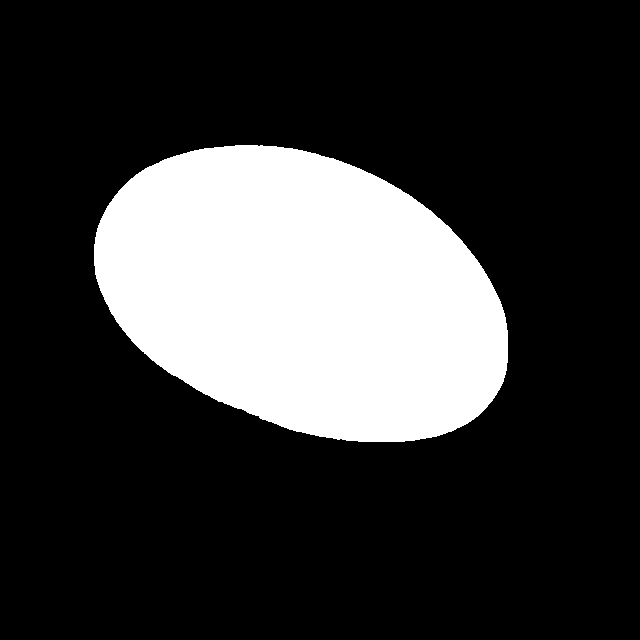
#> input picture TASK 1/masks/not_damaged_101_jpg.rf.479d12a2b41a5ec6d718dcdabd14b0c9_egg_1.png, 640 x 640 px
$ python -i 25_task2_experiment_05.py   (imports and definitions only)
#> lines starting #> are read from the running program, lines starting #| are printed output that depends on the picture; after the words box and inside, x2 and y2 are one past the last pixel; in counts of white or black regions, pixels touching at a corner belong together
#> further down, picture is the input picture: shape (640, 640, 3); 22.5% white; 1 white region, box (x1, y1, x2, y2) and area: (94, 145, 508, 442) 92312
from pathlib import Path
"""
TASK 2 - EXPERIMENT 5
HYBRID REGION + EDGE + GRABCUT + SHAPE SEGMENTATION

Goal:
    Improve upon E1-E4 by combining:
        - Color/brightness region proposals
        - Edge information
        - Classical GrabCut refinement
        - Geometric/shape filtering

IMPORTANT:
    Task 1 masks are used ONLY for evaluation.
    They are never provided to the segmentation algorithm.

Evaluation:
    Development subset only.
    Evaluation set is never processed.

Metrics:
    IoU
    Dice
    Precision
    Recall
"""

import os
import cv2
import numpy as np
import pandas as pd


# ============================================================
# CONFIGURATION
# ============================================================

PROJECT_ROOT = Path(os.environ.get("PROJECT_ROOT", Path(__file__).resolve().parent.parent.parent))

SPLIT_FILE = os.path.join(
    PROJECT_ROOT,
    "dataset_report",
    "final_split_assignments.csv"
)

TASK1_MASK_DIR = os.path.join(
    PROJECT_ROOT,
    "task1_gdino_sam",
    "masks"
)

OUTPUT_ROOT = os.path.join(
    PROJECT_ROOT,
    "task2_experiment_05"
)

VIS_DIR = os.path.join(
    OUTPUT_ROOT,
    "visualizations"
)

MASK_DIR = os.path.join(
    OUTPUT_ROOT,
    "masks"
)

REPORT_DIR = os.path.join(
    OUTPUT_ROOT,
    "reports"
)


# ------------------------------------------------------------
# Run only the same 10 images used for E1-E4 initially
# ------------------------------------------------------------

RUN_LIMIT = 10


# ============================================================
# E5 PARAMETERS
# ============================================================

# ---- E1-style color/region proposal ----

BRIGHT_PERCENTILE = 65
MAX_SATURATION = 100

# ---- Morphological cleanup ----

COLOR_CLOSE_KERNEL = 7
COLOR_OPEN_KERNEL = 5

# ---- Edge detection ----

CANNY_LOW = 50
CANNY_HIGH = 150

EDGE_CLOSE_KERNEL = 7
EDGE_DILATE_KERNEL = 3

# ---- Candidate component ----

MIN_COMPONENT_AREA = 500
MAX_COMPONENTS = 8

# ---- GrabCut ----

GRABCUT_ITERATIONS = 5

# Erosion used to obtain confident foreground
SURE_FOREGROUND_KERNEL = 7

# ---- Shape filtering ----

MIN_FINAL_AREA = 500

MIN_ASPECT_RATIO = 0.35
MAX_ASPECT_RATIO = 3.5

MIN_SOLIDITY = 0.70
MIN_EXTENT = 0.35

MIN_CIRCULARITY = 0.25

# Slight final smoothing
FINAL_CLOSE_KERNEL = 5


# ============================================================
# CREATE DIRECTORIES
# ============================================================

# [7 lines not run here, left out]


# ============================================================
# DATASET SPLIT
# ============================================================

# [166 lines left out: functions get_development_images, load_task1_union_mask, not called in this run]


# ============================================================
# E5 STEP 1
# COLOR / REGION PROPOSAL
# ============================================================

def create_color_proposal(image):
    """
    E1-inspired region proposal.

    Uses:
        HSV brightness
        HSV saturation
        LAB lightness

    This is only a proposal, not the final segmentation.
    """

    hsv = cv2.cvtColor(
        image,
        cv2.COLOR_BGR2HSV
    )
#> hsv: shape (640, 640, 3); mean H, S, V 0, 0, 57.5

    lab = cv2.cvtColor(
        image,
        cv2.COLOR_BGR2LAB
    )
#> lab: shape (640, 640, 3); mean of channels 0, 1, 2 57.5, 128, 128

    H, S, V = cv2.split(hsv)
#> H: shape (640, 640); every value is 0
    L, A, B = cv2.split(lab)
#> A: shape (640, 640); every value is 128

    # Bright pixels
    brightness_threshold = np.percentile(
        V,
        BRIGHT_PERCENTILE
    )
#> brightness_threshold = 0

    bright_mask = (
        V >= brightness_threshold
    ).astype(np.uint8) * 255
#> bright_mask: shape (640, 640); every value is 255

    # Low/moderate saturation
    saturation_mask = (
        S <= MAX_SATURATION
    ).astype(np.uint8) * 255

    # LAB lightness support
    lab_threshold = np.percentile(
        L,
        50
    )
#> lab_threshold = 0

    lab_mask = (
        L >= lab_threshold
    ).astype(np.uint8) * 255

    # Combine region cues
    proposal = cv2.bitwise_and(
        bright_mask,
        saturation_mask
    )

    proposal = cv2.bitwise_and(
        proposal,
        lab_mask
    )

    # Morphological cleanup
    close_kernel = cv2.getStructuringElement(
        cv2.MORPH_ELLIPSE,
        (
            COLOR_CLOSE_KERNEL,
            COLOR_CLOSE_KERNEL
        )
    )

    open_kernel = cv2.getStructuringElement(
        cv2.MORPH_ELLIPSE,
        (
            COLOR_OPEN_KERNEL,
            COLOR_OPEN_KERNEL
        )
    )

    proposal = cv2.morphologyEx(
        proposal,
        cv2.MORPH_CLOSE,
        close_kernel
    )

    proposal = cv2.morphologyEx(
        proposal,
        cv2.MORPH_OPEN,
        open_kernel
    )

    return proposal


# ============================================================
# E5 STEP 2
# EDGE INFORMATION
# ============================================================

def create_edge_map(image):
    """
    Generate an edge map used to understand object boundaries.
    """

    gray = cv2.cvtColor(
        image,
        cv2.COLOR_BGR2GRAY
    )

    # Slight smoothing prevents texture noise
    gray = cv2.GaussianBlur(
        gray,
        (5, 5),
        0
    )

    edges = cv2.Canny(
        gray,
        CANNY_LOW,
        CANNY_HIGH
    )
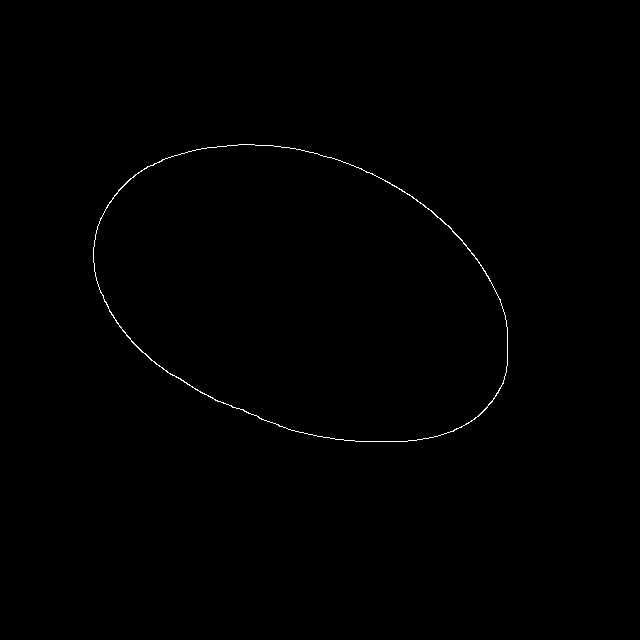
#> edges: shape (640, 640); 0.3% white in thin lines or dots, all inside (x1, y1, x2, y2) = (93, 144, 508, 442)

    close_kernel = cv2.getStructuringElement(
        cv2.MORPH_ELLIPSE,
        (
            EDGE_CLOSE_KERNEL,
            EDGE_CLOSE_KERNEL
        )
    )

    edges = cv2.morphologyEx(
        edges,
        cv2.MORPH_CLOSE,
        close_kernel
    )

    dilate_kernel = cv2.getStructuringElement(
        cv2.MORPH_ELLIPSE,
        (
            EDGE_DILATE_KERNEL,
            EDGE_DILATE_KERNEL
        )
    )

    edges = cv2.dilate(
        edges,
        dilate_kernel,
        iterations=1
    )
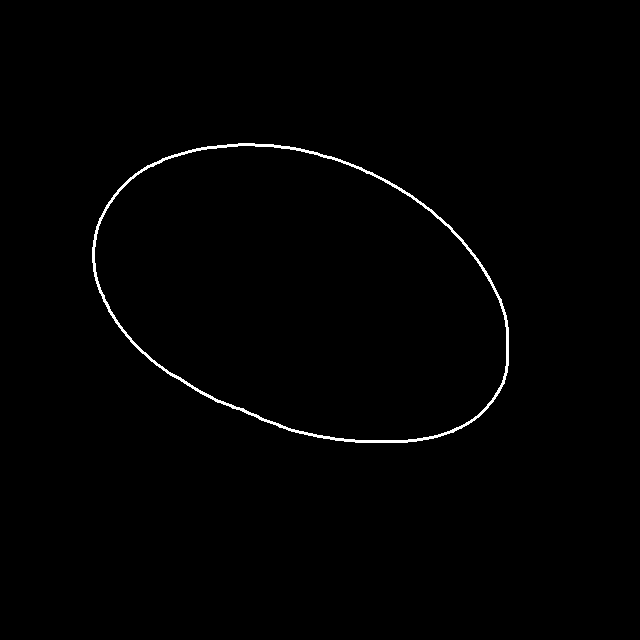
#> edges: shape (640, 640); 0.8% white in thin lines or dots, all inside (x1, y1, x2, y2) = (92, 143, 509, 443)

    return edges


# ============================================================
# E5 STEP 3
# SHAPE FILTER
# ============================================================

def shape_is_egg_like(contour):

    area = cv2.contourArea(contour)

    if area < MIN_FINAL_AREA:
        return False

    x, y, w, h = cv2.boundingRect(contour)

    if h == 0:
        return False

    aspect_ratio = w / float(h)

    if not (
        MIN_ASPECT_RATIO
        <= aspect_ratio
        <= MAX_ASPECT_RATIO
    ):
        return False

    contour_area = area

    hull = cv2.convexHull(contour)

    hull_area = cv2.contourArea(hull)

    if hull_area <= 0:
        return False

    solidity = (
        contour_area /
        float(hull_area)
    )

    if solidity < MIN_SOLIDITY:
        return False

    bounding_area = w * h

    if bounding_area <= 0:
        return False

    extent = (
        contour_area /
        float(bounding_area)
    )

    if extent < MIN_EXTENT:
        return False

    perimeter = cv2.arcLength(
        contour,
        True
    )

    if perimeter <= 0:
        return False

    circularity = (
        4.0 * np.pi * contour_area /
        (perimeter * perimeter)
    )

    if circularity < MIN_CIRCULARITY:
        return False

    return True


# ============================================================
# E5 STEP 4
# GRABCUT REFINEMENT
# ============================================================

def refine_with_grabcut(
    image,
    component_mask,
    edge_map
):
    """
    Refine one candidate region using classical GrabCut.

    No neural model is used.

    Initialization:
        - sure foreground = eroded candidate
        - probable foreground = candidate region
        - probable background = outside candidate
        - sure background = ROI border

    Edge information is used to weaken foreground
    confidence around strong boundaries.
    """

    ys, xs = np.where(
        component_mask > 0
    )

    if len(xs) == 0:
        return np.zeros_like(
            component_mask
        )

    x1 = max(
        0,
        int(xs.min()) - 12
    )

    y1 = max(
        0,
        int(ys.min()) - 12
    )

    x2 = min(
        image.shape[1],
        int(xs.max()) + 13
    )

    y2 = min(
        image.shape[0],
        int(ys.max()) + 13
    )

    roi_image = image[
        y1:y2,
        x1:x2
    ]

    roi_candidate = component_mask[
        y1:y2,
        x1:x2
    ]

    roi_edges = edge_map[
        y1:y2,
        x1:x2
    ]

    if roi_image.size == 0:
        return np.zeros_like(
            component_mask
        )

    # --------------------------------------------------------
    # GrabCut initialization
    # --------------------------------------------------------

    gc_mask = np.full(
        roi_candidate.shape,
        cv2.GC_BGD,
        dtype=np.uint8
    )

    # Candidate = probable foreground
    gc_mask[
        roi_candidate > 0
    ] = cv2.GC_PR_FGD

    # Strong foreground = eroded candidate
    fg_kernel = cv2.getStructuringElement(
        cv2.MORPH_ELLIPSE,
        (
            SURE_FOREGROUND_KERNEL,
            SURE_FOREGROUND_KERNEL
        )
    )

    sure_fg = cv2.erode(
        roi_candidate,
        fg_kernel,
        iterations=1
    )

    gc_mask[
        sure_fg > 0
    ] = cv2.GC_FGD

    # --------------------------------------------------------
    # Use edge information around candidate boundary
    # as probable background.
    # --------------------------------------------------------

    candidate_boundary = cv2.morphologyEx(
        roi_candidate,
        cv2.MORPH_GRADIENT,
        cv2.getStructuringElement(
            cv2.MORPH_ELLIPSE,
            (5, 5)
        )
    )

    boundary_edges = cv2.bitwise_and(
        roi_edges,
        candidate_boundary
    )

    # Only change probable foreground.
    edge_pixels = (
        boundary_edges > 0
    ) & (
        gc_mask == cv2.GC_PR_FGD
    )

    gc_mask[edge_pixels] = cv2.GC_PR_BGD

    # --------------------------------------------------------
    # Protect sure foreground
    # --------------------------------------------------------

    gc_mask[
        sure_fg > 0
    ] = cv2.GC_FGD

    # --------------------------------------------------------
    # Run GrabCut
    # --------------------------------------------------------

    bg_model = np.zeros(
        (1, 65),
        np.float64
    )

    fg_model = np.zeros(
        (1, 65),
        np.float64
    )

    try:

        cv2.grabCut(
            roi_image,
            gc_mask,
            None,
            bg_model,
            fg_model,
            GRABCUT_ITERATIONS,
            cv2.GC_INIT_WITH_MASK
        )

    except cv2.error:

        # If GrabCut fails, return the original
        # candidate instead of crashing.
        result = np.zeros_like(
            component_mask
        )

        result[
            y1:y2,
            x1:x2
        ] = roi_candidate

        return result

    refined_roi = np.where(
        (
            (gc_mask == cv2.GC_FGD)
            |
            (gc_mask == cv2.GC_PR_FGD)
        ),
        255,
        0
    ).astype(np.uint8)

    result = np.zeros_like(
        component_mask
    )

    result[
        y1:y2,
        x1:x2
    ] = refined_roi

    return result


# ============================================================
# E5 STEP 5
# FINAL SHAPE FILTERING
# ============================================================

def apply_shape_filter(mask):

    contours, _ = cv2.findContours(
        mask,
        cv2.RETR_EXTERNAL,
        cv2.CHAIN_APPROX_SIMPLE
    )

    contours = sorted(
        contours,
        key=cv2.contourArea,
        reverse=True
    )

    final_mask = np.zeros_like(mask)

    kept = 0

    for contour in contours:

        if kept >= MAX_COMPONENTS:
            break

        if not shape_is_egg_like(
            contour
        ):
            continue

        cv2.drawContours(
            final_mask,
            [contour],
            -1,
            255,
            thickness=-1
        )

        kept += 1

    # Final smoothing
    kernel = cv2.getStructuringElement(
        cv2.MORPH_ELLIPSE,
        (
            FINAL_CLOSE_KERNEL,
            FINAL_CLOSE_KERNEL
        )
    )

    final_mask = cv2.morphologyEx(
        final_mask,
        cv2.MORPH_CLOSE,
        kernel
    )

    return final_mask, kept


# ============================================================
# E5 MAIN SEGMENTATION
# ============================================================

def segment_egg_hybrid(image):

    # --------------------------------------------------------
    # STEP 1: Region proposal
    # --------------------------------------------------------

    color_proposal = create_color_proposal(
        image
    )

    # --------------------------------------------------------
    # STEP 2: Edge detection
    # --------------------------------------------------------

    edge_map = create_edge_map(
        image
    )

    # --------------------------------------------------------
    # STEP 3: Find candidate components
    # --------------------------------------------------------

    num_labels, labels, stats, centroids = cv2.connectedComponentsWithStats(
        color_proposal,
        connectivity=8
    )
#> labels: shape (640, 640) int32; every value is 1
#> num_labels = 2; stats = [[-1, 2147483647, 0, 0, 0], [0, 0, 640, 640, 409600]]; centroids = [[nan, nan], [319.5, 319.5]]

    candidates = []

    for label in range(
        1,
        num_labels
    ):

        area = stats[
            label,
            cv2.CC_STAT_AREA
        ]

        if area < MIN_COMPONENT_AREA:
            continue

        component = np.zeros_like(
            color_proposal
        )

        component[
            labels == label
        ] = 255

        candidates.append(
            (
                area,
                component
            )
        )
#> this loop made 1 pass
#> area on pass 1: 409600
#> after the loop, candidates = 1 item

    # Largest components first
    candidates.sort(
        key=lambda x: x[0],
        reverse=True
    )

    candidates = candidates[
        :MAX_COMPONENTS
    ]

    # --------------------------------------------------------
    # STEP 4: Hybrid refinement
    # --------------------------------------------------------

    refined_union = np.zeros_like(
        color_proposal
    )

    for area, component in candidates:

        refined = refine_with_grabcut(
            image,
            component,
            edge_map
        )

        refined_union = cv2.bitwise_or(
            refined_union,
            refined
        )
#> this loop made 1 pass
#> (area, x1 in refine_with_grabcut, y1 in refine_with_grabcut, x2 in refine_with_grabcut, y2 in refine_with_grabcut) on pass 1: (409600, 0, 0, 640, 640)

    # --------------------------------------------------------
    # STEP 5: Shape constraints
    # --------------------------------------------------------

    final_mask, kept = apply_shape_filter(
        refined_union
    )
#> in apply_shape_filter, `contours, _ = cv2.findContours( mask, cv2.RETR_EXTERNAL, cv2.CHAIN_APP..`: contours = [[[0, 0], [0, 639], [639, 639], [639, 0]]]
#> the loop in apply_shape_filter, `for contour in contours: ` made 1 pass
#> (contour, area in shape_is_egg_like, x in shape_is_egg_like, y in shape_is_egg_like, w in shape_is_egg_like, h in shape_is_egg_like, aspect_ratio in shape_is_egg_like, contour_area in shape_is_egg_like) on pass 1: ([[0, 0], [0, 639], [639, 639], [639, 0]], 408321, 0, 0, 640, 640, 1, 408321)
#> after the loop in apply_shape_filter, `for contour in contours:`: kept = 1
#> in apply_shape_filter, `kernel = cv2.getStructuringElement( cv2.MORPH_ELLIPSE, ( FINAL_CLOSE_K..`: kernel = [[0, 0, 1, 0, 0], [1, 1, 1, 1, 1], [1, 1, 1, 1, 1], [1, 1, 1, 1, 1], [0, 0, 1, 0, 0]]
#> kept = 1

    return final_mask, len(candidates), kept


# ============================================================
# METRICS
# ============================================================

# [449 lines left out: functions calculate_metrics, create_comparison_visualization, save_mask, main, not called in this run]


# ============================================================
# ENTRY POINT
# ============================================================

# [2 lines not run here, left out]

>>> import cv2
>>> picture = cv2.imread('../../TASK 1/masks/not_damaged_101_jpg.rf.479d12a2b41a5ec6d718dcdabd14b0c9_egg_1.png')
>>> result = segment_egg_hybrid(picture)

$ run again, on TASK 1/masks/not_damaged_109_jpg.rf.4d74eb94b1d03ebd3e7c442e58699304_egg_1.png
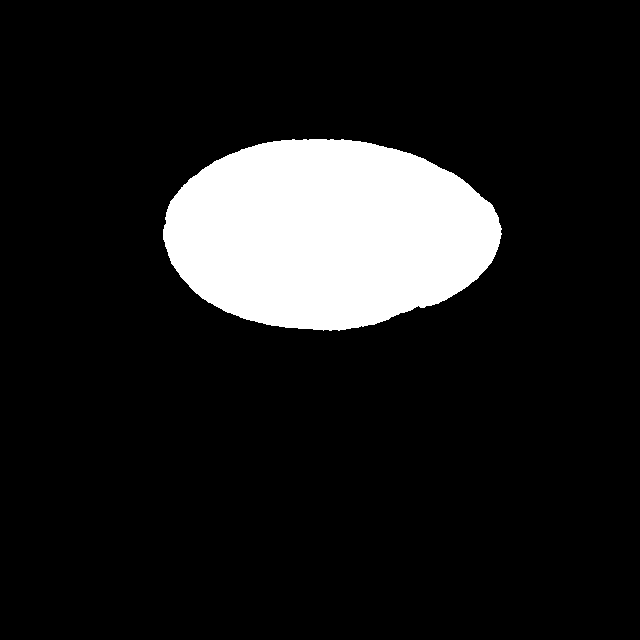
#> input picture TASK 1/masks/not_damaged_109_jpg.rf.4d74eb94b1d03ebd3e7c442e58699304_egg_1.png, 640 x 640 px
#> picture is the input picture: shape (640, 640, 3); 12.2% white; 1 white region, box (x1, y1, x2, y2) and area: (163, 139, 502, 331) 50037
#> hsv: shape (640, 640, 3); mean H, S, V 0, 0, 31.2
#> lab: shape (640, 640, 3); mean of channels 0, 1, 2 31.2, 128, 128
#> H: shape (640, 640); every value is 0
#> A: shape (640, 640); every value is 128
#> brightness_threshold = 0
#> bright_mask: shape (640, 640); every value is 255
#> in create_edge_map, `edges = cv2.Canny( gray, CANNY_LOW, CANNY_HIGH )`:
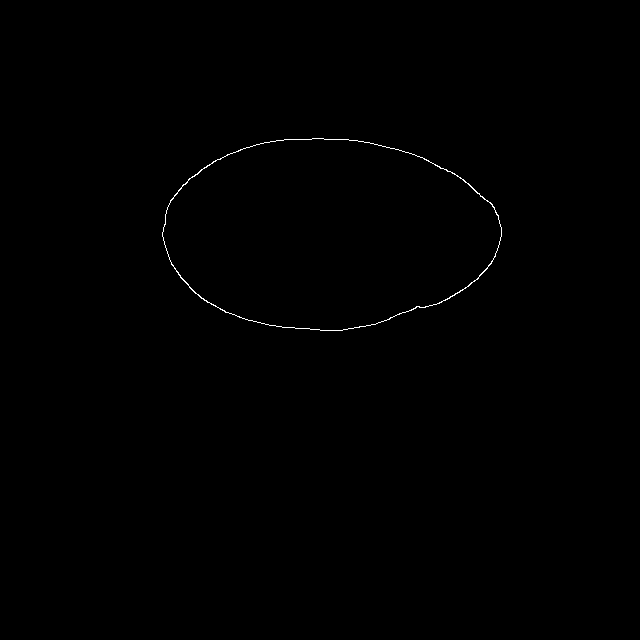
#> edges: shape (640, 640); 0.23% white in thin lines or dots, all inside (x1, y1, x2, y2) = (162, 138, 502, 331)
#> in create_edge_map, `edges = cv2.dilate( edges, dilate_kernel, iterations=1 )`:
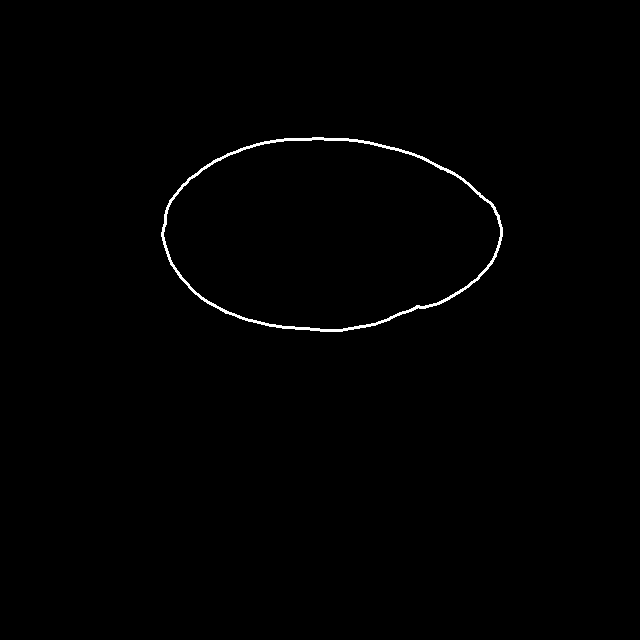
#> edges: shape (640, 640); 0.61% white in thin lines or dots, all inside (x1, y1, x2, y2) = (161, 137, 503, 332)
#> labels: shape (640, 640) int32; every value is 1
#> num_labels = 2; stats = [[-1, 2147483647, 0, 0, 0], [0, 0, 640, 640, 409600]]; centroids = [[nan, nan], [319.5, 319.5]]
#> the loop in segment_egg_hybrid, `for label in range( 1, num_labels ): ` made 1 pass
#> area on pass 1: 409600
#> after the loop in segment_egg_hybrid, `for label in range(`: candidates = 1 item
#> the loop in segment_egg_hybrid, `for area, component in candidates: ` made 1 pass
#> (area, x1 in refine_with_grabcut, y1 in refine_with_grabcut, x2 in refine_with_grabcut, y2 in refine_with_grabcut) on pass 1: (409600, 0, 0, 640, 640)
#> contours = [[[0, 0], [0, 639], [639, 639], [639, 0]]]
#> the loop in apply_shape_filter, `for contour in contours: ` made 1 pass
#> (contour, area in shape_is_egg_like, x in shape_is_egg_like, y in shape_is_egg_like, w in shape_is_egg_like, h in shape_is_egg_like, aspect_ratio in shape_is_egg_like, contour_area in shape_is_egg_like) on pass 1: ([[0, 0], [0, 639], [639, 639], [639, 0]], 408321, 0, 0, 640, 640, 1, 408321)
#> after the loop in apply_shape_filter, `for contour in contours:`: kept = 1
#> kernel = [[0, 0, 1, 0, 0], [1, 1, 1, 1, 1], [1, 1, 1, 1, 1], [1, 1, 1, 1, 1], [0, 0, 1, 0, 0]]
#> in segment_egg_hybrid, `final_mask, kept = apply_shape_filter( refined_union )`: kept = 1
